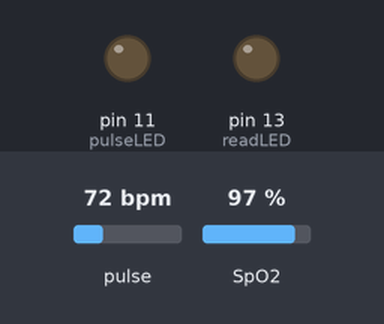
A sketch run on a simulated Arduino Uno, built with avr-gcc and run on an emulated ATmega328P. On the bench: output pins drawn as LEDs (lit = HIGH). The test bench sets the inputs (shaded band); at power-on: pulse 72 bpm, SpO2 97 %. What the sketch prints to the serial monitor is not drawn.

Above: at 0.05 s.
Timing chart, 0 to 3.0 s (numbered marks = the images above):
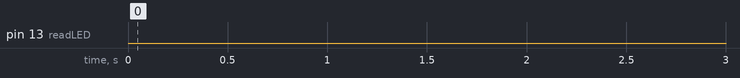

The sketch:

SPO2.ino
```cpp
//BlueTooth
#include <SoftwareSerial.h>
SoftwareSerial BTSerial(2, 3);

//Max30102
#include <Wire.h>
#include "MAX30105.h"
#include "spo2_algorithm.h"

MAX30105 particleSensor;

#define MAX_BRIGHTNESS 255

#if defined(__AVR_ATmega328P__) || defined(__AVR_ATmega168__)
uint16_t irBuffer[100]; //infrared LED sensor data
uint16_t redBuffer[100];  //red LED sensor data
#else
uint32_t irBuffer[100]; //infrared LED sensor data
uint32_t redBuffer[100];  //red LED sensor data
#endif

int32_t bufferLength; //data length
int32_t spo2; //SPO2 value
int8_t validSPO2; //indicator to show if the SPO2 calculation is valid
int32_t heartRate; //heart rate value
int8_t validHeartRate; //indicator to show if the heart rate calculation is valid

byte pulseLED = 11; //Must be on PWM pin
byte readLED = 13; //Blinks with each data read

void setup()
{
  BTSerial.begin(115200);
  Serial.begin(115200); // initialize serial communication at 115200 bits per second:
  pinMode(pulseLED, OUTPUT);
  pinMode(readLED, OUTPUT);

  // Initialize sensor
  particleSensor.begin(Wire, I2C_SPEED_FAST);//Use default I2C port, 400kHz speed

  byte ledBrightness = 60; //Options: 0=Off to 255=50mA
  byte sampleAverage = 4; //Options: 1, 2, 4, 8, 16, 32
  byte ledMode = 2; //Options: 1 = Red only, 2 = Red + IR, 3 = Red + IR + Green
  byte sampleRate = 100; //Options: 50, 100, 200, 400, 800, 1000, 1600, 3200
  int pulseWidth = 411; //Options: 69, 118, 215, 411
  int adcRange = 4096; //Options: 2048, 4096, 8192, 16384

  particleSensor.setup(ledBrightness, sampleAverage, ledMode, sampleRate, pulseWidth, adcRange); //Configure sensor with these settings
}

void loop()
{
  bufferLength = 100; //buffer length of 100 stores 4 seconds of samples running at 25sps

  //read the first 100 samples, and determine the signal range
  for (byte i = 0 ; i < bufferLength ; i++)
  {
    while (particleSensor.available() == false) //do we have new data?
      particleSensor.check(); //Check the sensor for new data

    redBuffer[i] = particleSensor.getRed();
    irBuffer[i] = particleSensor.getIR();
    particleSensor.nextSample(); //We're finished with this sample so move to next sample

  }

  //calculate heart rate and SpO2 after first 100 samples (first 4 seconds of samples)
  maxim_heart_rate_and_oxygen_saturation(irBuffer, bufferLength, redBuffer, &spo2, &validSPO2, &heartRate, &validHeartRate);

  //Continuously taking samples from MAX30102.  Heart rate and SpO2 are calculated every 1 second
  while (1)
  {
    int i = 0, sum = 0, count = 0;
    static int saveBPM = 0;
    //dumping the first 25 sets of samples in the memory and shift the last 75 sets of samples to the top
    for (byte i = 25; i < 100; i++)
    {
      redBuffer[i - 25] = redBuffer[i];
      irBuffer[i - 25] = irBuffer[i];
    }

    //take 25 sets of samples before calculating the heart rate.
    for (byte i = 75; i < 100; i++)
    {
      while (particleSensor.available() == false) //do we have new data?
        particleSensor.check(); //Check the sensor for new data

      digitalWrite(readLED, !digitalRead(readLED)); //Blink onboard LED with every data read

      redBuffer[i] = particleSensor.getRed();
      irBuffer[i] = particleSensor.getIR();
      particleSensor.nextSample(); //We're finished with this sample so move to next sample
      i++;
      //send samples and calculation result to terminal program through UART
      if (i >= 100 && sum > 0) {
        saveBPM = sum / count;
        Serial.print(",");
        Serial.print(sum / count, DEC);
        Serial.print(",");
        Serial.println(spo2, DEC);

        BTSerial.print(",");
        BTSerial.print(sum / count, DEC);
        BTSerial.print(",");
        BTSerial.println(spo2, DEC);
      }
      else if (i >= 100 && sum <= 0) {
        Serial.print(",");
        Serial.print(saveBPM, DEC);
        Serial.print(",");
        Serial.println(spo2, DEC);

        BTSerial.print(",");
        BTSerial.print(saveBPM, DEC);
        BTSerial.print(",");
        BTSerial.println(spo2, DEC);
      }
      else {
        if (heartRate < 120 && heartRate > 0) {
          sum += heartRate;
          count++;
        }
      }
    }
    //After gathering 25 new samples recalculate HR and SP02
    maxim_heart_rate_and_oxygen_saturation(irBuffer, bufferLength, redBuffer, &spo2, &validSPO2, &heartRate, &validHeartRate);
  }
}
```
